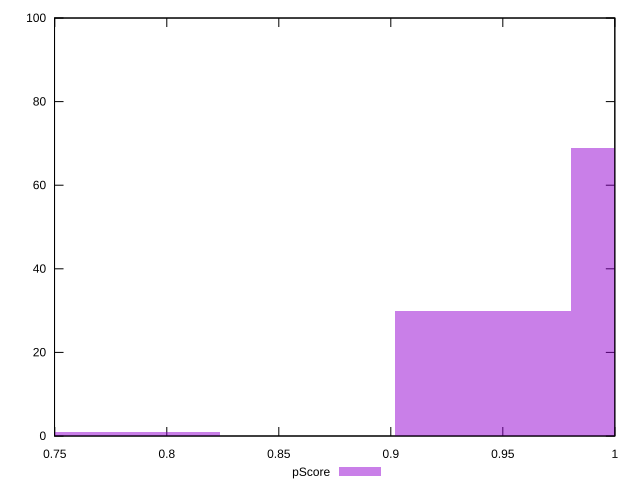

The script that saved this image:
reset

$pScore <<EOF
0.7843817009021692 1
0.941258041082603 30
1.0196962111728198 69
EOF

set key outside below
set boxwidth 0.07843817009021692
set xrange [0.7498877777777778:1]
set yrange [0:100]
set trange [0:100]
set style fill transparent solid 0.5 noborder
set terminal svg size 640, 490 enhanced background rgb 'white'
set output "report_00016_2021-02-10T13-31-48.338Z/uses-rel-preconnect/samples/pages+cached+noadtech+nomedia+nocss/pScore/histogram.svg"

plot $pScore title "pScore" with boxes

reset
